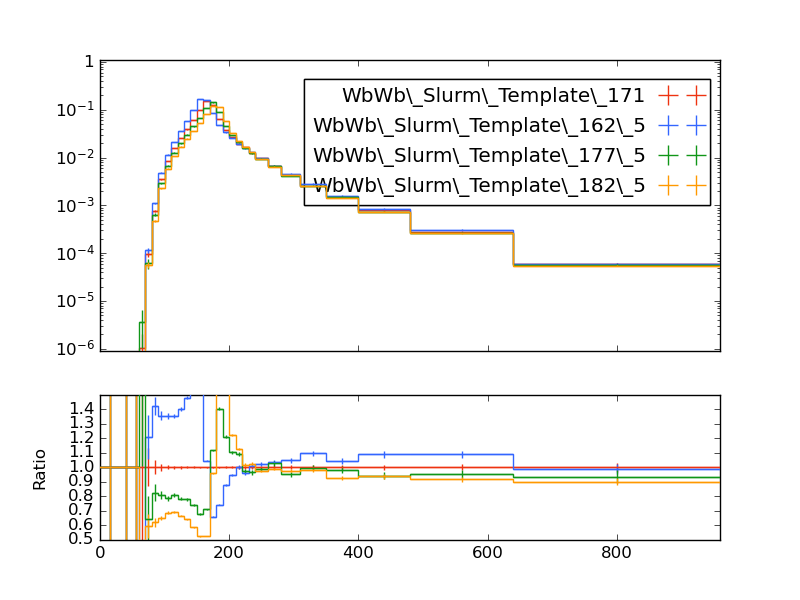

The script that saved this image:
#! /usr/bin/env python

# This Python script was auto-generated using YODA v2.0.1.
# Analysis object: /WbWb_singlelepton/m_minimax_fine
# Timestamp: 12-01-2026 (12:51:18)

import matplotlib as mpl
import matplotlib.pyplot as plt
mpl.use('Agg') # comment out for interactive use
import os
import numpy as np

plotDir = os.path.split(os.path.realpath(__file__))[0]
if 'YODA_USER_PLOT_PATH' in globals():
    plot_outdir = globals()['YODA_USER_PLOT_PATH']
else:
    plot_outdir = plotDir

#plot style
plt.style.use(os.path.join(plotDir, '../default.mplstyle'))

plt.rcParams['text.usetex'] = False
plt.style.use(['classic'])
plt.rc('font', family='DejaVu Sans')
# plot metadata
figW, figH = plt.rcParams['figure.figsize']
ax_xLabel = r''
ax_yLabel = r''
ax_title  = r''
ax_xScale = 'linear'
ax_yScale = 'log'
xLims = (0.0, 960.0)
yLims = (9e-07, 1.1)

# TeX-friendly labels for the legend
labels = {
    'legend' : ([ r"WbWb\_Slurm\_Template\_171", r"WbWb\_Slurm\_Template\_162\_5", r"WbWb\_Slurm\_Template\_177\_5", r"WbWb\_Slurm\_Template\_182\_5" ], r""),
}

# Adjust canvas width and height
canvasW = 10.0
canvasH = 9.0
figW *= canvasW/10.
figH *= canvasH/9.

# Create figure and axis objects
fig, (ax, ratio0_ax) = plt.subplots(2, 1, sharex=True,
                  figsize=(figW,figH), gridspec_kw={'height_ratios': (6.0, 3.0)})

# Set figure margins
plt.subplots_adjust(
    left   = 1.0 * plt.rcParams['figure.subplot.left'],
    right  = 1.0 * plt.rcParams['figure.subplot.right'],
    top    = 1.0 * plt.rcParams['figure.subplot.top'],
    bottom = 1.0 * plt.rcParams['figure.subplot.bottom'])

ratio0_ax.yaxis.set_major_locator(mpl.ticker.MultipleLocator(0.1))
ratio0_ax.set_ylim(0.5, 1.4999)
ratio0_ax.set_ylabel('Ratio')

# the numerical data is stored in a separate file
dataf = dict()
prefix = os.path.split(__file__)[0]
if prefix:    prefix = prefix + '/'
exec(open(prefix+'m_minimax_fine__data.py').read(), dataf)


legend_handles = dict() # keep track of handles for the legend

# style options for curves
# starts at zorder>=5 to draw curve on top of legend
styles = {
  'WbWb_LO_PS_Had_171/Analysis/WbWb_Slurm_Template_171.yoda.gz': {
    'color' : '#EE3311',
    'linestyle' : '-',
    'linewidth' : 1,
    'marker' : 'none',
    'markersize' : 2,
    'capsize' : 0.0,
    'zorder' : 5,
    'histstyle' : 1,
    'drawstyle' : 'steps-pre',
    'xerrorbars' : 1,
    'yerrorbars' : 1,
    'fillcolor' : None,
    'fillopacity' : 1.0,
    'ratio0_linestyle' : '-',
    'ratio0_linewidth' : 1,
    'ratio0_marker' : 'none',
    'ratio0_markersize' : 2,
    'ratio0_capsize' : 0.0,
    'ratio0_zorder' : 5,
    'ratio0_histstyle' : 1,
    'ratio0_drawstyle' : 'steps-pre',
    'ratio0_xerrorbars' : 1,
    'ratio0_yerrorbars' : 1,
  },
  'WbWb_LO_PS_Had_162/Analysis/WbWb_Slurm_Template_162_5.yoda.gz': {
    'color' : '#3366FF',
    'linestyle' : '-',
    'linewidth' : 1,
    'marker' : 'none',
    'markersize' : 2,
    'capsize' : 0.0,
    'zorder' : 6,
    'histstyle' : 1,
    'drawstyle' : 'steps-pre',
    'xerrorbars' : 1,
    'yerrorbars' : 1,
    'fillcolor' : None,
    'fillopacity' : 1.0,
    'ratio0_linestyle' : '-',
    'ratio0_linewidth' : 1,
    'ratio0_marker' : 'none',
    'ratio0_markersize' : 2,
    'ratio0_capsize' : 0.0,
    'ratio0_zorder' : 6,
    'ratio0_histstyle' : 1,
    'ratio0_drawstyle' : 'steps-pre',
    'ratio0_xerrorbars' : 1,
    'ratio0_yerrorbars' : 1,
  },
  'WbWb_LO_PS_Had_177/Analysis/WbWb_Slurm_Template_177_5.yoda.gz': {
    'color' : '#109618',
    'linestyle' : '-',
    'linewidth' : 1,
    'marker' : 'none',
    'markersize' : 2,
    'capsize' : 0.0,
    'zorder' : 7,
    'histstyle' : 1,
    'drawstyle' : 'steps-pre',
    'xerrorbars' : 1,
    'yerrorbars' : 1,
    'fillcolor' : None,
    'fillopacity' : 1.0,
    'ratio0_linestyle' : '-',
    'ratio0_linewidth' : 1,
    'ratio0_marker' : 'none',
    'ratio0_markersize' : 2,
    'ratio0_capsize' : 0.0,
    'ratio0_zorder' : 7,
    'ratio0_histstyle' : 1,
    'ratio0_drawstyle' : 'steps-pre',
    'ratio0_xerrorbars' : 1,
    'ratio0_yerrorbars' : 1,
  },
  'WbWb_LO_PS_Had_182/Analysis/WbWb_Slurm_Template_182_5.yoda.gz': {
    'color' : '#FF9900',
    'linestyle' : '-',
    'linewidth' : 1,
    'marker' : 'none',
    'markersize' : 2,
    'capsize' : 0.0,
    'zorder' : 8,
    'histstyle' : 1,
    'drawstyle' : 'steps-pre',
    'xerrorbars' : 1,
    'yerrorbars' : 1,
    'fillcolor' : None,
    'fillopacity' : 1.0,
    'ratio0_linestyle' : '-',
    'ratio0_linewidth' : 1,
    'ratio0_marker' : 'none',
    'ratio0_markersize' : 2,
    'ratio0_capsize' : 0.0,
    'ratio0_zorder' : 8,
    'ratio0_histstyle' : 1,
    'ratio0_drawstyle' : 'steps-pre',
    'ratio0_xerrorbars' : 1,
    'ratio0_yerrorbars' : 1,
  },
}

# curve from input yoda files in main panel
for label, yvals in dataf['yvals'].items():
    if all(np.isnan(v) for v in dataf['yvals'][label]):
        continue
    tmp = None
    if styles[label]['histstyle']: # draw as histogram
        xpos = dataf['xedges'][label] if styles[label]['drawstyle'] else dataf['xpoints'][label]
        ypos = np.insert(yvals, 0, yvals[0]) if styles[label]['drawstyle'] else yvals
        if styles[label]['fillcolor']: # fill area below curve
            ax.fill_between(xpos, ypos, step='pre',
                            color=styles[label]['fillcolor'],
                            alpha=styles[label]['fillopacity'])
        tmp, = ax.plot(xpos, ypos,
                       color=styles[label]['color'],
                       linestyle=styles[label]['linestyle'],
                       linewidth=styles[label]['linewidth'],
                       drawstyle=styles[label]['drawstyle'], solid_joinstyle='miter',
                       zorder=styles[label]['zorder'], label=label)
    tmp = ax.errorbar(dataf['xpoints'][label], yvals,
                      xerr=np.array(dataf['xerrs'][label])*styles[label]['xerrorbars'],
                      yerr=np.array(dataf['yerrs'][label])*styles[label]['yerrorbars'],
                      fmt=styles[label]['marker'], capsize=styles[label]['capsize'],
                      markersize=styles[label]['markersize'],
                      ecolor=styles[label]['color'],
                      color=styles[label]['color'], zorder=styles[label]['zorder'])
    tmp[-1][0].set_linestyle(styles[label]['linestyle'])
    tmp[-1][0].set_linewidth(styles[label]['linewidth'])
    if label in dataf['add_legend_handle']:  legend_handles[label] = tmp
    for varLabel in dataf['variation_yvals'].keys():
        if varLabel.startswith(label):
            tmp, = ax.plot(dataf['xedges'][label], dataf['variation_yvals'][varLabel],
                           color=styles[label]['color'],
                           linestyle=styles[label]['linestyle'],
                           linewidth=styles[label]['linewidth'],
                           drawstyle='steps-pre', solid_joinstyle='miter',
                           zorder=styles[label]['zorder'], alpha=0.5)


# plots on ratio panel
# curve from input yoda files in ratio panel
for label, yvals in dataf['ratio0_yvals'].items():
    if all(np.isnan(v) for v in yvals):
        continue
    if styles[label]['ratio0_histstyle']: # plot as histogram
        xpos = dataf['xedges']['WbWb_LO_PS_Had_171/Analysis/WbWb_Slurm_Template_171.yoda.gz'] if styles[label]['ratio0_drawstyle'] else dataf['xpoints']['WbWb_LO_PS_Had_171/Analysis/WbWb_Slurm_Template_171.yoda.gz']
        ypos = np.insert(yvals, 0, yvals[0]) if styles[label]['ratio0_drawstyle'] else yvals
        ratio0_ax.plot(xpos, ypos,
                       color=styles[label]['color'],
                       linewidth=styles[label]['linewidth'],
                       linestyle=styles[label]['ratio0_linestyle'],
                       drawstyle=styles[label]['ratio0_drawstyle'], zorder=styles[label]['zorder'],
                       solid_joinstyle='miter')
    tmp = ratio0_ax.errorbar(dataf['xpoints']['WbWb_LO_PS_Had_171/Analysis/WbWb_Slurm_Template_171.yoda.gz'], yvals,
                             xerr=np.array(dataf['ref_xerrs'])*styles[label]['ratio0_xerrorbars'],
                             yerr=np.array(dataf['ratio0_yerrs'][label])*styles[label]['ratio0_yerrorbars'],
                             fmt=styles[label]['ratio0_marker'], capsize=styles[label]['ratio0_capsize'],
                             markersize=styles[label]['ratio0_markersize'],
                             ecolor=styles[label]['color'],
                             color=styles[label]['color'])
    tmp[-1][0].set_linestyle(styles[label]['ratio0_linestyle'])
    tmp[-1][0].set_linewidth(styles[label]['ratio0_linewidth'])

    for varlabel in dataf['ratio0_variation_vals'].keys():
        if varlabel.startswith(label):
            ratio0_ax.plot(dataf['xedges']['WbWb_LO_PS_Had_171/Analysis/WbWb_Slurm_Template_171.yoda.gz'],
                            dataf['ratio0_variation_vals'][varlabel],
                            color=styles[label]['color'],
                            linestyle=styles[label]['linestyle'],
                            linewidth=styles[label]['linewidth'],
                            drawstyle='steps-pre', solid_joinstyle='miter',
                            zorder=1, alpha=0.5)

legend_items = list(legend_handles.values())
ax.add_artist(ax.legend(legend_items,
                        labels['legend'][0],
                        title=labels['legend'][1],
                        alignment='right',
                        loc='upper right',
                        bbox_to_anchor=(1.0, 0.97),markerfirst=False))

# set plot metadata as defined above
ratio0_ax.set_xlabel(ax_xLabel)
ratio0_ax.xaxis.set_label_coords(1., -0.15)
ax.set_ylabel(ax_yLabel, ha='right', va='top')
ax.yaxis.set_label_coords(-0.11, 1.0)
ax.set_title(ax_title, loc='left')
ax.set_xscale(ax_xScale)
ax.set_yscale(ax_yScale)
ax.set_xlim(xLims)
ax.set_ylim(yLims)

# tick formatting
plt.rcParams['xtick.top'] = True
plt.rcParams['ytick.right'] = True
ax.yaxis.set_major_locator(mpl.ticker.LogLocator(base=10.0, numticks=np.inf))
ax.yaxis.set_minor_locator(mpl.ticker.LogLocator(
                           base=10.0, subs=np.arange(0.1, 1, 0.1), numticks=np.inf))
fig.align_ylabels((ax, ratio0_ax))
plt.savefig(os.path.join(plot_outdir, 'm_minimax_fine.pdf'), format='PDF')
plt.savefig(os.path.join(plot_outdir, 'm_minimax_fine.png'), format='PNG')

plt.close(fig)
